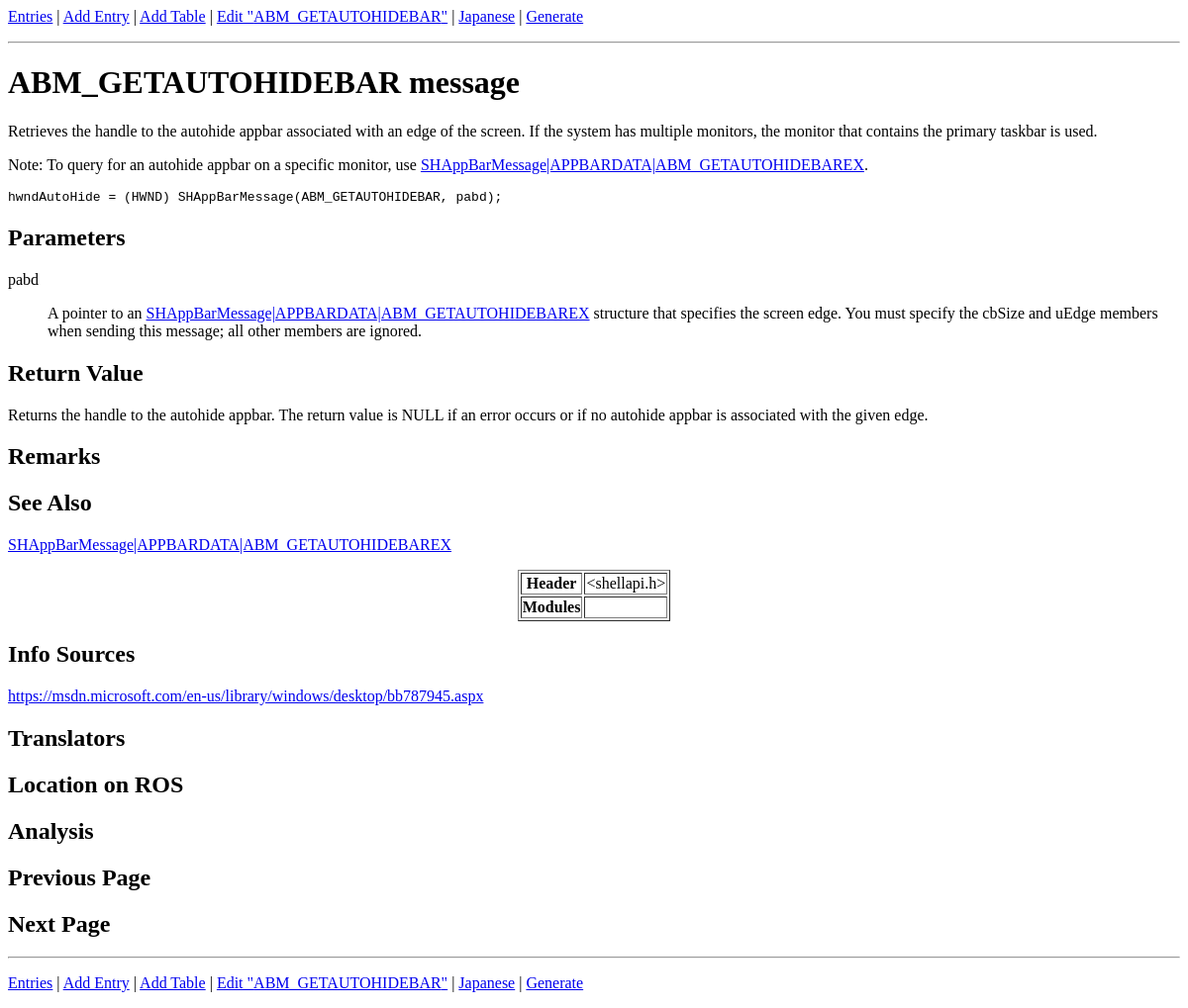
Page /show_entry.php?entry_name=ABM_GETAUTOHIDEBAR on the earlier database version.
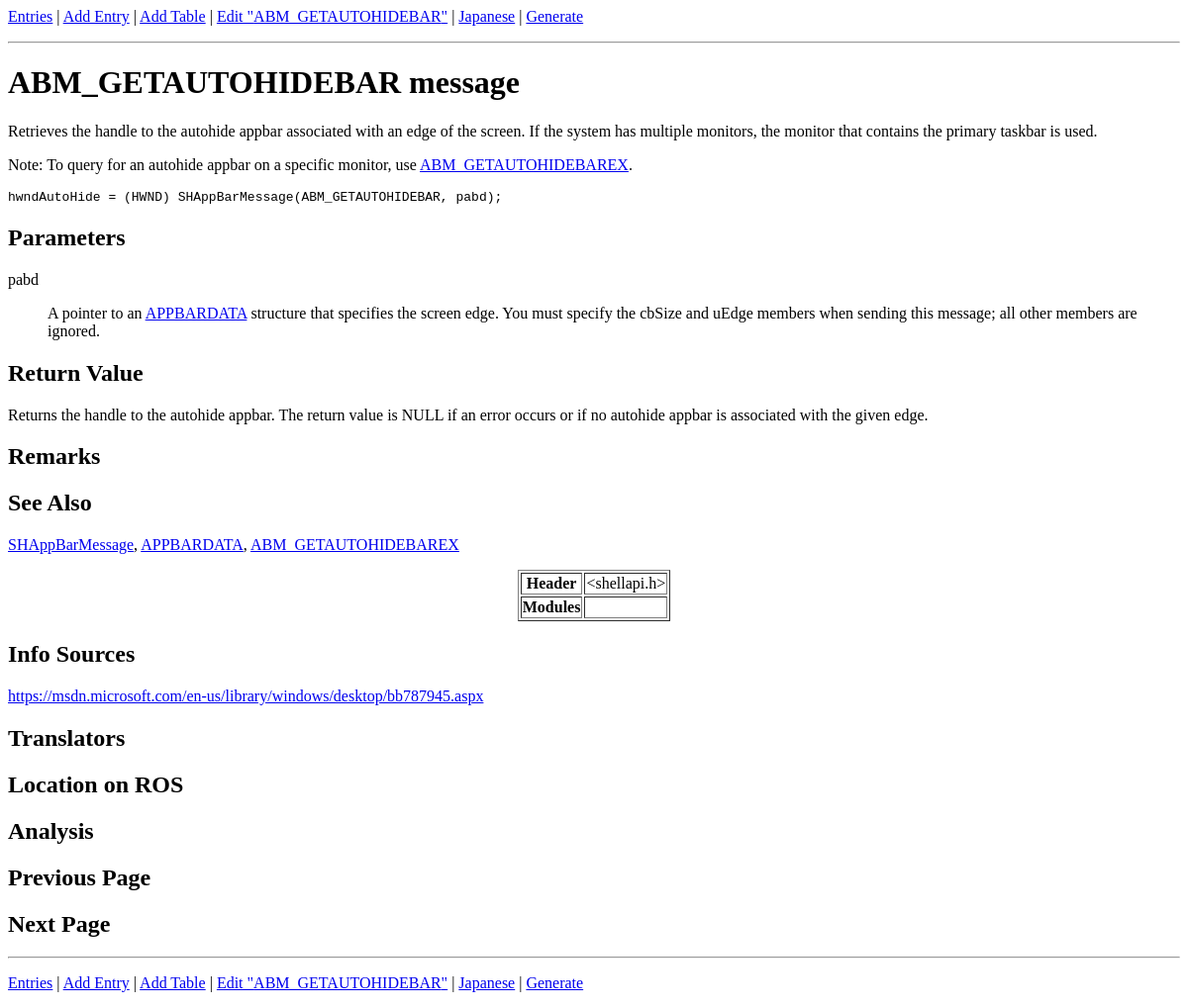
Same page on the later database version.
### tables this page shows
CREATE TABLE `entries` (
  `entry_name` varchar(60) NOT NULL,
  `entry_type` varchar(32) NOT NULL,
  `description` varchar(8192) DEFAULT NULL,
  `syntax` varchar(2048) DEFAULT NULL,
  `parameters` varchar(2048) DEFAULT NULL,
  `return_value` varchar(1024) DEFAULT NULL,
  `remarks` varchar(4096) DEFAULT NULL,
  `see_also` varchar(2048) DEFAULT NULL,
  `added_time` timestamp NOT NULL DEFAULT current_timestamp(),
  `modified_time` timestamp NOT NULL DEFAULT current_timestamp(),
  `header` varchar(128) DEFAULT NULL,
  `modules` varchar(128) DEFAULT NULL,
  `sources` varchar(256) DEFAULT NULL,
  `translators` varchar(128) DEFAULT NULL,
  `ros_location` varchar(256) DEFAULT NULL,
  `analysis` varchar(512) DEFAULT NULL,
  `prev_page` varchar(64) NOT NULL,
  `next_page` varchar(64) NOT NULL
);

### show_entry.php (the view, shortened to what this page needs)
<?php
function translate($text) {
	return $text;
}
function get_field($name) {
	global $assoc;
	if (isset($assoc) && isset($assoc[$name])) {
		return htmlspecialchars($assoc[$name]);
	}
	return NULL;
}
function get_paragraph($field) {
	$field = preg_replace('/\r\n/', "\n", $field);
	$field = preg_replace('/\n\n\n+/', "\n\n", $field);
	$field = preg_replace('/\n +\n/', "\n\n", $field);
	$paragraphs = explode("\n\n", $field);
	$array = array();
	foreach ($paragraphs as $paragraph) {
		if (preg_match('/^ *\* /', $paragraph)) {
			$items = preg_split('/(^|\n) *\*/', $paragraph);
			array_shift($items);
			$paragraph = "<ul>\n";
			foreach ($items as $item) {
				$paragraph .= "<li>";
				$paragraph .= $item;
				$paragraph .= "</li>\n";
			}
			$paragraph .= "</ul>\n";
		} else if (preg_match('/\[table:([^\]]+)\]/m', $paragraph, $matches)) {
			$paragraph = get_table($matches[1]);
		} else if (preg_match('/&lt;pre&gt;/m', $paragraph, $matches) &&
                   preg_match('/&lt;\/pre&gt;/m', $paragraph, $matches)) {
            $paragraph = str_replace("&lt;pre&gt;", "", $paragraph);
            $paragraph = str_replace("&lt;/pre&gt;", "", $paragraph);
            $paragraph = "<pre>" . $paragraph . "</pre>\n";
		} else {
			$paragraph = "<p>" . $paragraph . "</p>\n";
		}
		$array[] = $paragraph;
	}
	return implode("\n", $array);
}
function get_parameters($name) {
	$value = get_field($name);
	$lines = explode(constant('PARAM_SEP'), $value);
	$a = array();
	foreach ($lines as $line) {
		$a[] = explode(constant('PARAM_DASH'), $line);
	}
	$str = "<dl>\n";
	foreach ($a as $item) {
		$item[0] = trim($item[0]);
		$item[1] = trim($item[1]);
		$str .= "<dt>" . $item[0] . "</dt>\n";
		$str .= "<dd>" . get_paragraph($item[1]) . "</dd>\n";
	}
	$str .= "</dl>\n";
	return $str;
}
function get_sources($name) {
	$sources = get_field($name);
	return preg_replace('/^((https?|ftp)(:\/\/[-_.!~*\'()a-zA-Z0-9;\/?:\@&=+\$,%#]+))$/', '<a href="${1}" target="_blank">${1}</a>', $sources);
}
function get_see_also() {
	$see_also = get_field("see_also");
	if ($see_also) {
		$see_also = explode(",", $see_also);
		$a = array();
		foreach ($see_also as $item) {
			$item = trim($item);
			$a[] = "<a href=\"show_entry.php?entry_name=" . $item . "\">" . $item . "</a>";
		}
		return implode(", ", $a);
	}
	return "";
}
function replace_keyword($text) {
	$see_also = get_field("see_also");
	if ($see_also) {
		$see_also = explode(",", $see_also);
		sort($see_also);
		$see_also = array_reverse($see_also);
		foreach ($see_also as $item) {
			$item = trim($item);
			$text = preg_replace("/\\b" . $item . "\\b/",
				'<a href="show_entry.php?entry_name=' . $item . '">' . $item . "</a>",
				$text
			);
		}
	}
	return $text;
}
$names = array(
	'entry_name',
	'entry_type',
	'description',
	'syntax',
	'parameters',
	'return_value',
	'remarks',
	'see_also',
	'header',
	'modules',
	'sources',
	'translators',
	'ros_location',
	'analysis',
	'prev_page',
	'next_page'
);
$mysqli = new mysqli("localhost", "root");
if ($mysqli) {
	$mysqli->set_charset("utf8");
	$mysqli->select_db(constant('DB_NAME'));
	$q = "SELECT ";
	$i = 0;
	foreach ($names as $name) {
		if ($i != 0) {
			$q .= ", ";
		}
		$q .= $name;
		$i++;
	}
	$q .= " FROM entries ";
	$q .= "WHERE entry_name='";
	$q .= $mysqli->real_escape_string($_GET["entry_name"]);
	$q .= "'";
	$result = $mysqli->query($q);
	if ($result) {
		$assoc = $result->fetch_array(MYSQLI_ASSOC);
	} else {
		echo $mysqli->error;
	}
} else {
	echo "cannot connect";
}
?><html><head>
</head>
<body>
<p>
	<a href="entries.php">Entries</a> |
	<a href="add_entry.php">Add Entry</a> |
	<a href="add_table.php">Add Table</a> |
	<a href="edit_entry.php?entry_name=<?= $_GET["entry_name"] ?>">Edit "<?= $_GET["entry_name"] ?>"</a> |
	<a href="../ja/show_entry.php?entry_name=<?= $_GET["entry_name"] ?>">Japanese</a> |
	<a href="generate.php">Generate</a>
</p>
<hr />
<h1><?= translate(get_field("entry_name")) . " " . get_field("entry_type") ?></h1>
<?= replace_keyword(get_paragraph(get_field("description"))) ?>
<pre><?= get_field("syntax") ?></pre>
<h2>Parameters</h2>
<?= replace_keyword(get_parameters("parameters"))  ?>
<h2>Return Value</h2>
<?= replace_keyword(get_paragraph(get_field("return_value"))) ?>
<h2>Remarks</h2>
<h2>See Also</h2>
<p>
	<?= get_see_also() ?>
</p>
<table border="1" align="center">
	<tr>
		<th>Header</th>
		<td><?= get_field("header") ?></td>
	</tr>
	<tr>
		<th>Modules</th>
		<td><?= get_field("modules") ?></td>
	</tr>
</table>
<h2>Info Sources</h2>
<p>
	<?= get_sources("sources") ?>
</p>
<h2>Translators</h2>
<h2>Location on ROS</h2>
<h2>Analysis</h2>
<h2>Previous Page</h2>
<h2>Next Page</h2>
<hr />
<p>
	<a href="entries.php">Entries</a> |
	<a href="add_entry.php">Add Entry</a> |
	<a href="add_table.php">Add Table</a> |
	<a href="edit_entry.php?entry_name=<?= $_GET["entry_name"] ?>">Edit "<?= $_GET["entry_name"] ?>"</a> |
	<a href="../ja/show_entry.php?entry_name=<?= $_GET["entry_name"] ?>">Japanese</a> |
	<a href="generate.php">Generate</a>
</p>
</body></html>

Differences in the rows shown:
changed entries "ABM_GETAUTOHIDEBAR": description "…a specific monitor, use SHAppBarMessage|APPBARDATA|ABM_GETAUTOHIDEBAREX . Returns the handle…" → "…a specific monitor, use ABM_GETAUTOHIDEBAREX . Returns the handle…"; see_also "SHAppBarMessage|APPBARDATA|ABM_GETAUTOHIDEBAREX" → "SHAppBarMessage APPBARDATA ABM_GETAUTOHIDEBAREX"
Other differences:
get_see_also(): (not shown) → ", ,"
new list line: "pabd A pointer to an APPBARDATA structure that specifies the screen edge. You must specify the cbSize and uEdge members when sending this message; all other members are ignored."
list line gone: "pabd A pointer to an SHAppBarMessage|APPBARDATA|ABM_GETAUTOHIDEBAREX structure that specifies the screen edge. You must specify the cbSize and uEdge members when sending this message; all other members are ignored."
